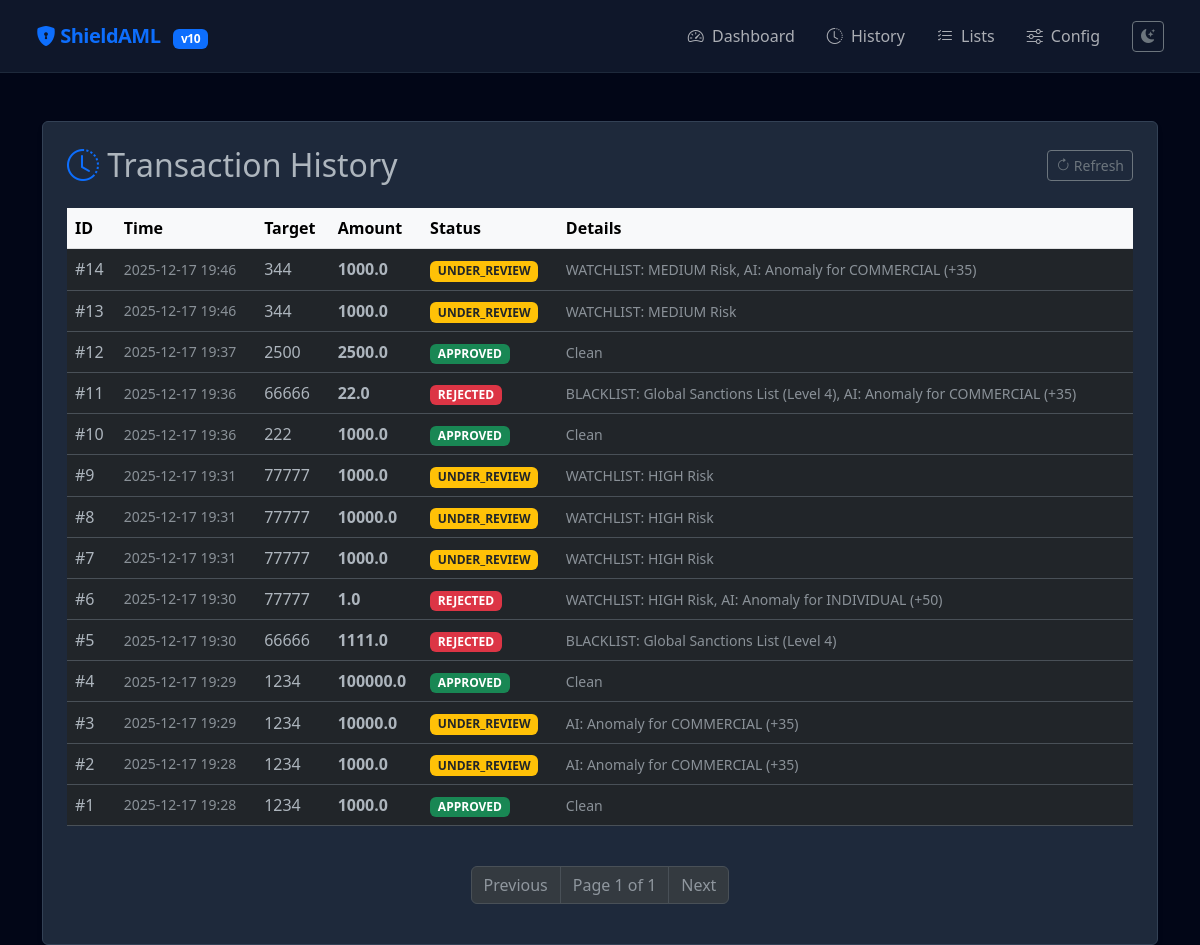
The app's page /history with its own data.
### app/models.py (models this page shows)
class Transaction(Base):
    __tablename__ = "transactions"
    id = Column(Integer, primary_key=True)
    sender_id = Column(Integer, ForeignKey("users.id"))
    target_identity_no = Column(String)
    amount = Column(Float)
    timestamp = Column(DateTime, default=datetime.datetime.utcnow)
    status = Column(String, default="PENDING") # PENDING, APPROVED, REJECTED, SAVED_FOR_LATER
    risk_score = Column(Integer, default=0)
    triggered_rules = Column(String, nullable=True)

### app/main.py (the view)
@app.get("/history", response_class=HTMLResponse)
async def history_page(request: Request, page: int = Query(1, ge=1), db: Session = Depends(get_db)):
    page_size = 15
    total_txs = db.query(Transaction).count()
    total_pages = math.ceil(total_txs / page_size)
    offset = (page - 1) * page_size
    transactions = db.query(Transaction).order_by(desc(Transaction.timestamp)).offset(offset).limit(page_size).all()
    return templates.TemplateResponse("history.html", {
        "request": request, "transactions": transactions, "page": page, "total_pages": total_pages
    })

### app/templates/history.html
{% extends "layout.html" %}
{% block content %}
<div class="card p-4">
    <div class="d-flex justify-content-between align-items-center mb-4">
        <h2 class="mb-0"><i class="bi bi-clock-history text-primary"></i> Transaction History</h2>
        <button class="btn btn-outline-secondary btn-sm" onclick="location.reload()"><i class="bi bi-arrow-clockwise"></i> Refresh</button>
    </div>
    <div class="table-responsive">
        <table class="table table-hover align-middle">
            <thead class="table-light">
                <tr><th>ID</th><th>Time</th><th>Target</th><th>Amount</th><th>Status</th><th>Details</th></tr>
            </thead>
            <tbody>
                {% for tx in transactions %}
                <tr>
                    <td>#{{ tx.id }}</td>
                    <td class="text-muted small">{{ tx.timestamp.strftime('%Y-%m-%d %H:%M') }}</td>
                    <td>{{ tx.target_identity_no }}</td>
                    <td class="fw-bold">{{ tx.amount }}</td>
                    <td>
                        <span class="badge {{ 'bg-success' if tx.status == 'APPROVED' else 'bg-danger' if tx.status == 'REJECTED' else 'bg-info text-dark' if tx.status == 'SAVED_FOR_LATER' else 'bg-warning text-dark' }}">
                            {{ tx.status }}
                        </span>
                    </td>
                    <td><small class="text-muted">{{ tx.triggered_rules }}</small></td>
                </tr>
                {% endfor %}
            </tbody>
        </table>
    </div>
    <nav class="mt-4">
        <ul class="pagination justify-content-center">
            <li class="page-item {{ 'disabled' if page == 1 }}">
                <a class="page-link" href="/history?page={{ page - 1 }}">Previous</a>
            </li>
            <li class="page-item disabled"><span class="page-link">Page {{ page }} of {{ total_pages }}</span></li>
            <li class="page-item {{ 'disabled' if page == total_pages }}">
                <a class="page-link" href="/history?page={{ page + 1 }}">Next</a>
            </li>
        </ul>
    </nav>
</div>
{% endblock %}

### app/templates/layout.html (style rules this page uses)
body { font-family: 'Segoe UI', system-ui, -apple-system, sans-serif; transition: background-color 0.3s; }
.card { border: none; box-shadow: 0 4px 6px -1px rgba(0, 0, 0, 0.1); transition: transform 0.2s; }
[data-bs-theme="dark"] body { background-color: #020617; }
[data-bs-theme="dark"] .card { background-color: #1e293b; border: 1px solid #334155; }

### records on screen
Transaction: id "14", timestamp "2025-12-17 19:46", target_identity_no "344", amount "1000.0", status "UNDER_REVIEW", triggered_rules "WATCHLIST: MEDIUM Risk, AI: Anomaly for COMMERCIAL (+35)"
Transaction: id "13", timestamp "2025-12-17 19:46", target_identity_no "344", amount "1000.0", status "UNDER_REVIEW", triggered_rules "WATCHLIST: MEDIUM Risk"
Transaction: id "12", timestamp "2025-12-17 19:37", target_identity_no "2500", amount "2500.0", status "APPROVED", triggered_rules "Clean"
Transaction: id "11", timestamp "2025-12-17 19:36", target_identity_no "66666", amount "22.0", status "REJECTED", triggered_rules "BLACKLIST: Global Sanctions List (Level 4), AI: Anomaly for COMMERCIAL (+35)"
Transaction: id "10", timestamp "2025-12-17 19:36", target_identity_no "222", amount "1000.0", status "APPROVED", triggered_rules "Clean"
Transaction: id "9", timestamp "2025-12-17 19:31", target_identity_no "77777", amount "1000.0", status "UNDER_REVIEW", triggered_rules "WATCHLIST: HIGH Risk"
Transaction: id "8", timestamp "2025-12-17 19:31", target_identity_no "77777", amount "10000.0", status "UNDER_REVIEW", triggered_rules "WATCHLIST: HIGH Risk"
Transaction: id "7", timestamp "2025-12-17 19:31", target_identity_no "77777", amount "1000.0", status "UNDER_REVIEW", triggered_rules "WATCHLIST: HIGH Risk"
Transaction: id "6", timestamp "2025-12-17 19:30", target_identity_no "77777", amount "1.0", status "REJECTED", triggered_rules "WATCHLIST: HIGH Risk, AI: Anomaly for INDIVIDUAL (+50)"
Transaction: id "5", timestamp "2025-12-17 19:30", target_identity_no "66666", amount "1111.0", status "REJECTED", triggered_rules "BLACKLIST: Global Sanctions List (Level 4)"
Transaction: id "4", timestamp "2025-12-17 19:29", target_identity_no "1234", amount "100000.0", status "APPROVED", triggered_rules "Clean"
Transaction: id "3", timestamp "2025-12-17 19:29", target_identity_no "1234", amount "10000.0", status "UNDER_REVIEW", triggered_rules "AI: Anomaly for COMMERCIAL (+35)"
Transaction: id "2", timestamp "2025-12-17 19:28", target_identity_no "1234", amount "1000.0", status "UNDER_REVIEW", triggered_rules "AI: Anomaly for COMMERCIAL (+35)"
Transaction: id "1", timestamp "2025-12-17 19:28", target_identity_no "1234", amount "1000.0", status "APPROVED", triggered_rules "Clean"

### other values on screen
{{ page }} "1"
{{ total_pages }} "1"
